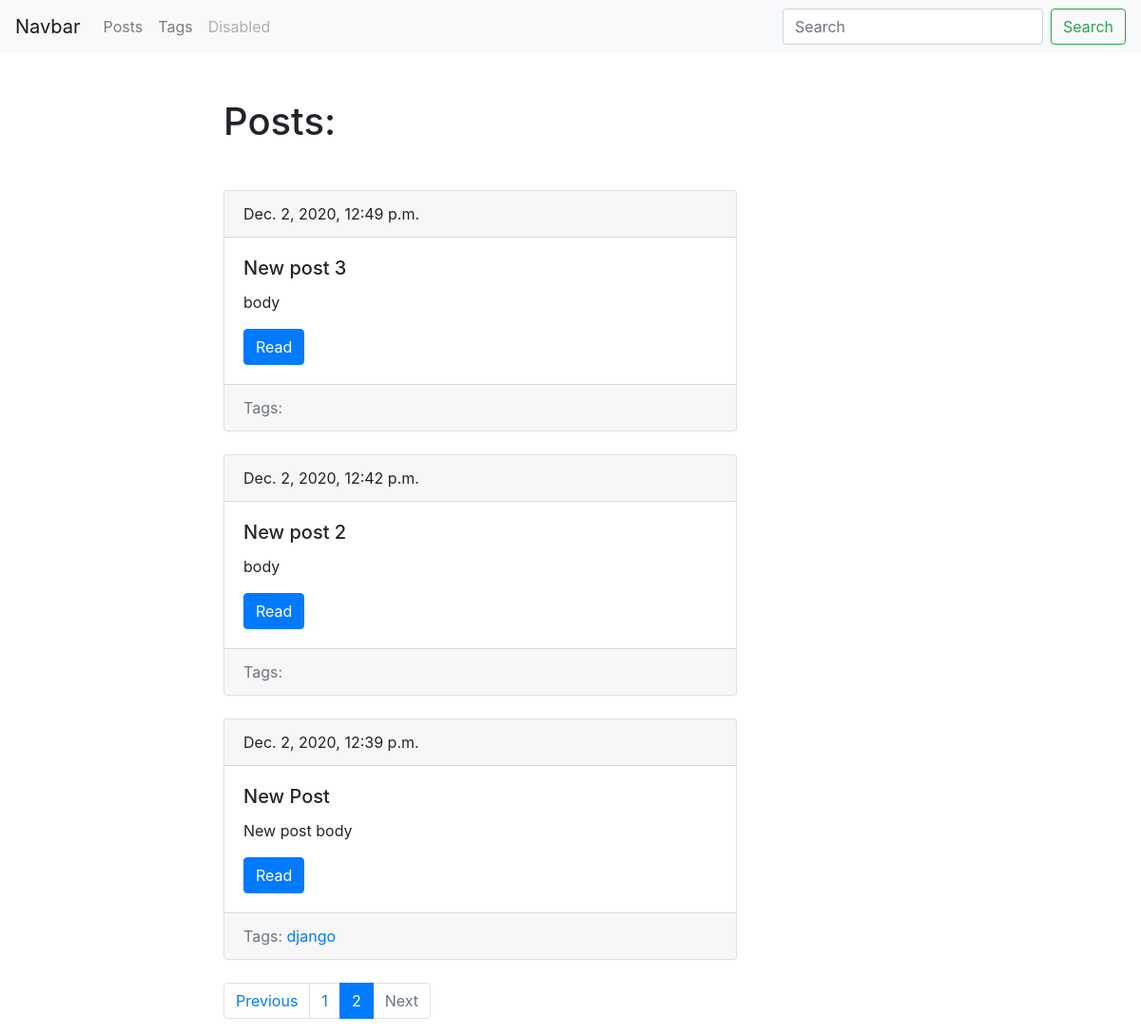
Screenshot of /blog/?page=2 with the database file from the repository.
### blog/models.py (models this page shows, shortened)
class Post(models.Model):
	title = models.CharField(max_length=150, db_index=True)
	slug = models.SlugField(max_length=150, blank=True, unique=True)
	body = models.TextField(blank=True, db_index=True)
	tags = models.ManyToManyField('Tag', blank=True, related_name='posts')
	date_pub = models.DateTimeField(auto_now_add=True)
	def get_absolute_url(self):
		return reverse('post_detail_url', kwargs={'slug': self.slug})
	class Meta:
		ordering = ['-date_pub']

class Tag(models.Model):
	title = models.CharField(max_length=50)
	slug = models.SlugField(max_length=50, unique=True)
	def get_absolute_url(self):
		return reverse('tag_detail_url', kwargs={'slug': self.slug})
	class Meta:
		ordering = ['title']

### blog/views.py (the view)
# urls.py: path('', views.post_list, name='post_list'),
def post_list(request):
	search_query = request.GET.get('search', '')
	if search_query:
		posts = Post.objects.filter(Q(title__icontains=search_query) | Q(body__icontains=search_query))
	else:
		posts = Post.objects.all()
	paginator = Paginator(posts, 3)
	page_number = request.GET.get('page', 1)
	page = paginator.get_page(page_number)
	is_paginated = page.has_other_pages()
	if page.has_previous():
		prev_url = f'?page={page.previous_page_number()}'
	else:
		prev_url = ''
	if page.has_next():
		next_url = f'?page={page.next_page_number()}'
	else:
		next_url = ''
	context = {
		'page_object': page,
		'is_paginated': is_paginated,
		'prev_url': prev_url,
		'next_url': next_url
	}
	return render(request, 'blog/index.html', context=context)

### blog/templates/blog/index.html (shortened to what this page needs)
{% extends 'blog/base_blog.html' %}
{% block content %}
  <h1 class="mb-5">Posts:</h1>
  {% for post in page_object.object_list %}
    {% include 'blog/includes/post_card_template.html' %}
  {% endfor %}
{% endblock %}

### blog/templates/blog/includes/post_card_template.html
<div class="card mb-4">
	<div class="card-header">
		{{ post.date_pub }}
	</div>
	<div class="card-body">
		<h5 class="card-title">{{ post.title }}</h5>
		<p class="card-text">{{ post.body|truncatewords:15 }}</p>
		<a href="{{ post.get_absolute_url }}" class="btn btn-primary">Read</a>
	</div>
	<div class="card-footer text-muted">
	    Tags:
	    {% for tag in post.tags.all %}
	    	<a href="{{ tag.get_absolute_url }}">{{tag.title}}</a>
	    {% endfor %}
  	</div>
</div>

### rows the page displays
Post: date_pub "Dec. 2, 2020, 12:49 p.m.", title "New post 3", body "body"
Post: date_pub "Dec. 2, 2020, 12:42 p.m.", title "New post 2", body "body"
Post: date_pub "Dec. 2, 2020, 12:39 p.m.", title "New Post", body "New post body"
Tag: title "django"

### other values shown
{{ n }} "1"
{{ n }} "2"
